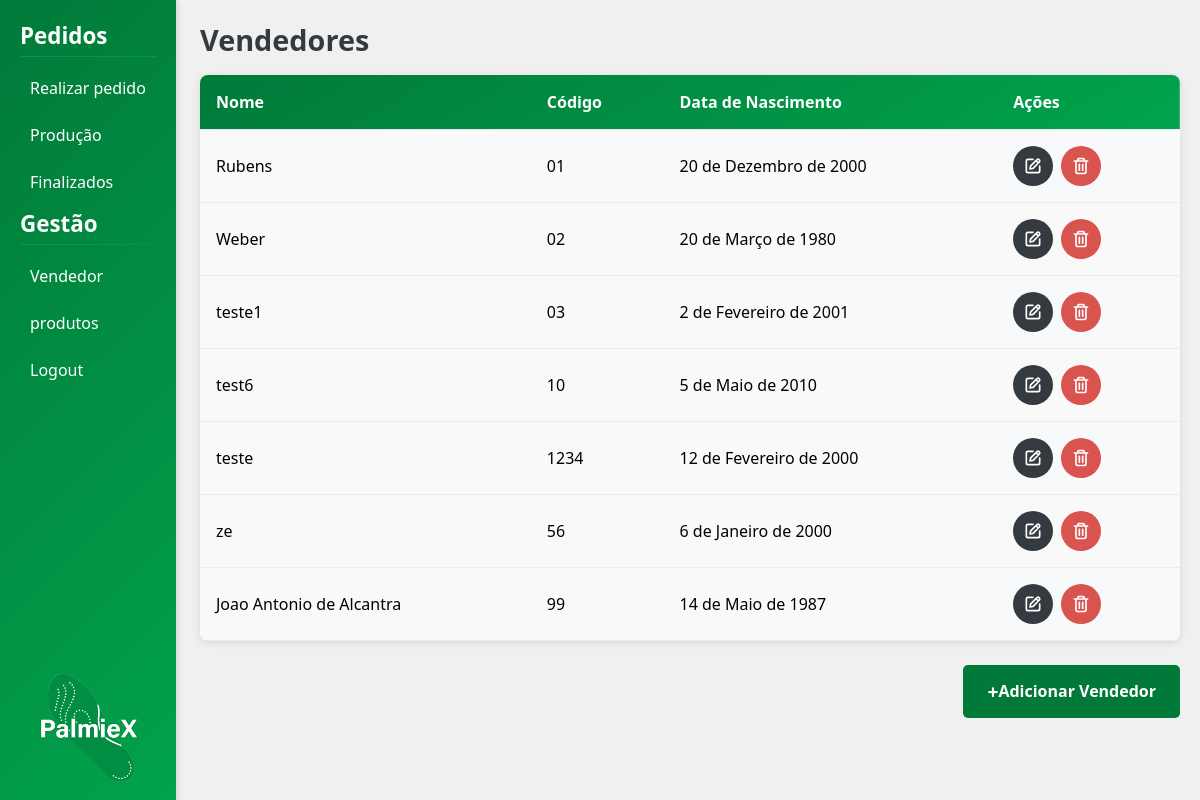
Before: /vendedores/ with the older database file.
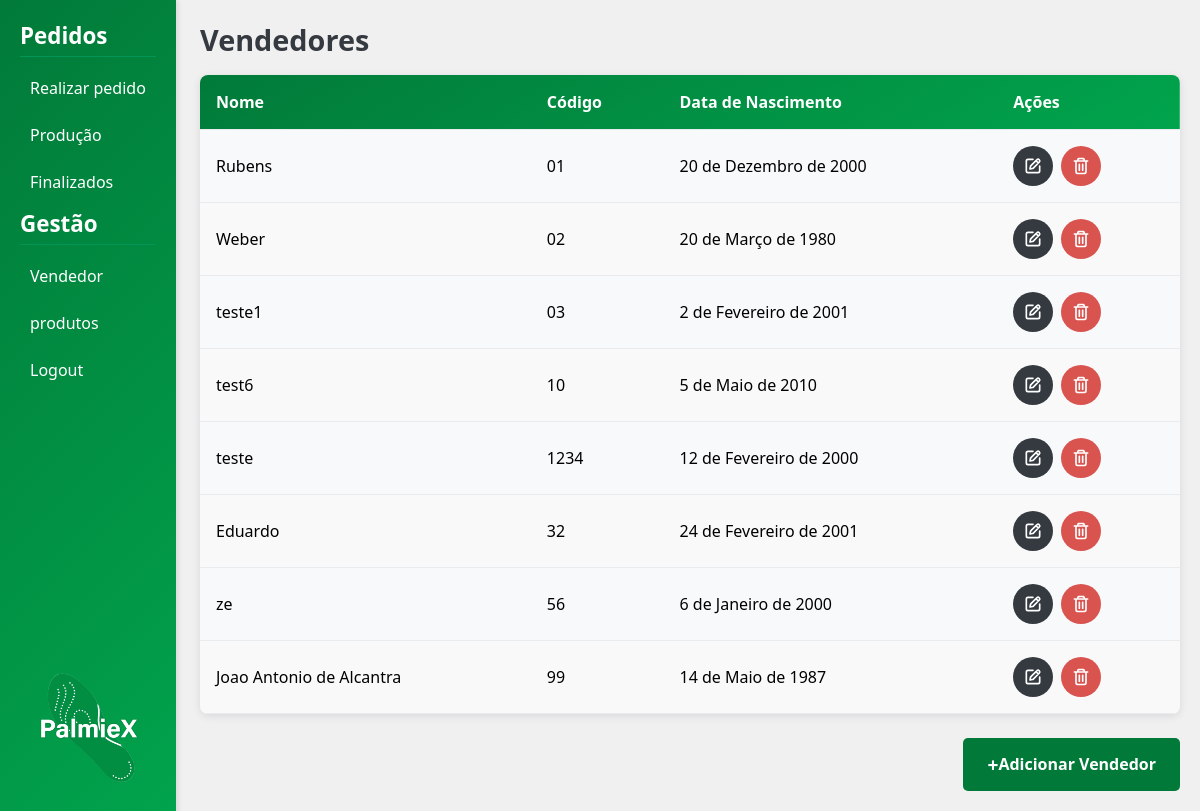
After: the same page with the newer database file.
### vendedor/models.py (models this page shows, shortened)
class Vendedor(models.Model):
    nome = models.CharField(max_length=100)
    data_nascimento = models.DateField()
    codigo = models.CharField(max_length=20, unique=True)

### vendedor/views.py (the view)
# urls.py: path('', views.lista_vendedores, name='lista_vendedores'),
def lista_vendedores(request):
    vendedores = Vendedor.objects.all().order_by('codigo')
    return render(request, 'vendedor/lista_vendedores.html', {'vendedores': vendedores})

### templates/vendedor/lista_vendedores.html (shortened to what this page needs)
{% extends 'base.html' %}
{% load static %}
{% block extra_css %}
<link rel="stylesheet" href="{% static 'css/vendedores/listar_vendedores.css' %}">
{% endblock extra_css %}
{% block content %}
    <h2>Vendedores</h2>
    <table class="vendedores-table">
        <thead>
            <tr class="cabecalho">
                <th>Nome</th>
                <th>Código</th>
                <th>Data de Nascimento</th>
                <th>Ações</th>
            </tr>
        </thead>
        <tbody>
            {% for vendedor in vendedores %}
                <tr>
                    <td class="nome_vendedor">{{ vendedor.nome }}</td>
                    <td>{{ vendedor.codigo }}</td>
                    <td>{{ vendedor.data_nascimento }}</td>
                    <td>
                        <div class="acoes">
                            <a href="{% url 'vendedor:editar_vendedor' vendedor.pk %}" class="btn btn-secondary" title="Editar">
                                <img class="edit" src="{% static 'img/edit.svg' %}" alt="Editar">
                            </a>
                            <form action="{% url 'vendedor:deletar_vendedor' vendedor.pk %}" method="post" style="display:inline;" onsubmit="return confirm('Tem certeza que deseja deletar este vendedor?');">
                                <button type="submit" class="btn btn-danger" title="Deletar" title="Deletar">
                                    <img class="delete" src="{% static 'img/trash.svg' %}" alt="Deletar">
                                </button>
                            </form>
                        </div>
                    </td>
                </tr>
            {% empty %}
                <tr>
                    <td colspan="4">Nenhum vendedor cadastrado.</td>
                </tr>
            {% endfor %}
        </tbody>
    </table>
    <div class="botoesComando">
        <a href="{% url 'vendedor:criar_vendedor' %}" class="btn btn-primary adicionarVendedor">Adicionar Vendedor</a>
    </div>
{% endblock %}

Changed rows visible on the page:
added Vendedor: nome "Eduardo", codigo "32", data_nascimento "24 de Fevereiro de 2001"
